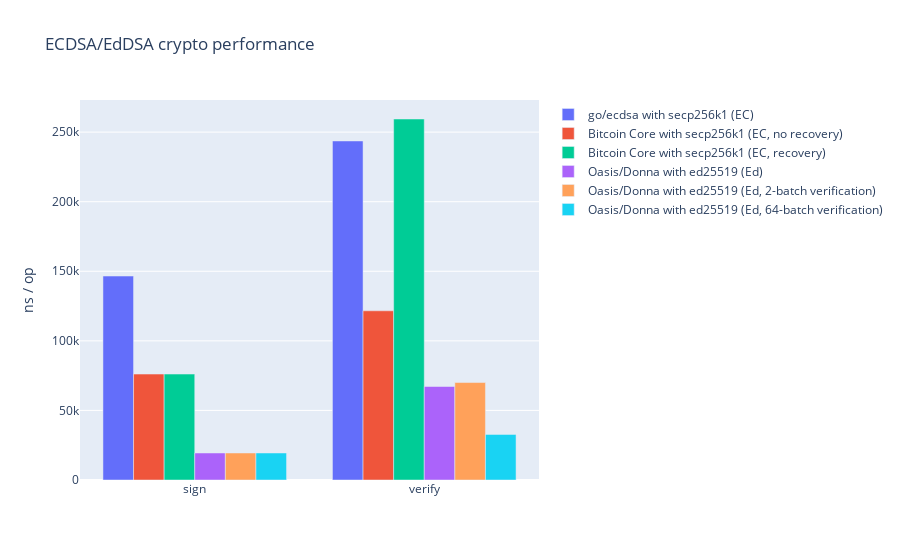

Notebook cell for this chart:
### Markdown cell above
## Better crypto libraries

- Uses ECDSA library which was optimized for x86. Compiled C code. Access using a Go interface.
- 40%-45% faster

_Go ECDSA_: support for all curves. Not optimized. https://golang.org/pkg/crypto/ecdsa/

_Bitcoin Core: optimized C library for curve secp256k1_. https://github.com/bitcoin-core/secp256k1
Example: Using 5 52-bit limbs (including hand-optimized assembly for x86_64, by Diederik Huys).

_ed25519_ for Go, optimized by oasislabs https://github.com/oasislabs/ed25519 https://ed25519.cr.yp.to/ Compared to Go ECDSA, it's **7-8 times** faster. 


**Remark**: Go ECDSA does not support key recovery.

### Code cell
import plotly.graph_objects as go
import numpy as np
import pandas as pd

ops = pd.read_csv("ops.csv")

fig = go.Figure(data=[
    go.Bar(name='go/ecdsa with secp256k1 (EC)', x=ops["function"], y=ops["goEcdsa"]),
    go.Bar(name='Bitcoin Core with secp256k1 (EC, no recovery)', x=ops["function"], y=ops["secp256k1NoRecovery"]),
    go.Bar(name='Bitcoin Core with secp256k1 (EC, recovery)', x=ops["function"], y=ops["secp256k1Recovery"]),
    go.Bar(name='Oasis/Donna with ed25519 (Ed)', x=ops["function"], y=ops["ed25519"]),
    go.Bar(name='Oasis/Donna with ed25519 (Ed, 2-batch verification)', x=ops["function"], y=ops["ed255192BatchVerify"]),
    go.Bar(name='Oasis/Donna with ed25519 (Ed, 64-batch verification)', x=ops["function"], y=ops["ed2551964BatchVerify"]),
])
# Change the bar mode
fig.update_layout(title="ECDSA/EdDSA crypto performance", barmode='group', yaxis_title="ns / op")
fig.update_layout(xaxis_type='category', yaxis_type='linear')
fig.show()

### Figure 1 — Plotly figure (JSON) as saved in the notebook; plotly's stock layout.template omitted (floating-point values rounded to 4 significant figures)
{"data": [{"name": "go/ecdsa with secp256k1 (EC)", "type": "bar", "x": ["sign", "verify"], "y": [146560, 243644]}, {"name": "Bitcoin Core with secp256k1 (EC, no recovery)", "type": "bar", "x": ["sign", "verify"], "y": [76123, 121583]}, {"name": "Bitcoin Core with secp256k1 (EC, recovery)", "type": "bar", "x": ["sign", "verify"], "y": [76123, 259425]}, {"name": "Oasis/Donna with ed25519 (Ed)", "type": "bar", "x": ["sign", "verify"], "y": [19412, 67191]}, {"name": "Oasis/Donna with ed25519 (Ed, 2-batch verification)", "type": "bar", "x": ["sign", "verify"], "y": [19412, 70034]}, {"name": "Oasis/Donna with ed25519 (Ed, 64-batch verification)", "type": "bar", "x": ["sign", "verify"], "y": [19412, 32748]}], "layout": {"autosize": true, "barmode": "group", "title": {"text": "ECDSA/EdDSA crypto performance"}, "xaxis": {"autorange": true, "range": [-0.5, 1.5], "type": "category"}, "yaxis": {"autorange": true, "range": [0, 273100.0], "title": {"text": "ns / op"}, "type": "linear"}}}
